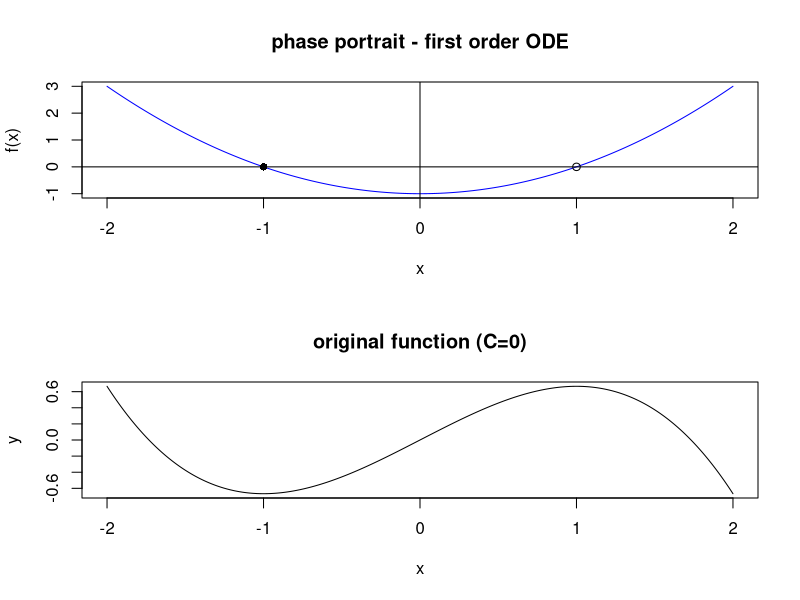
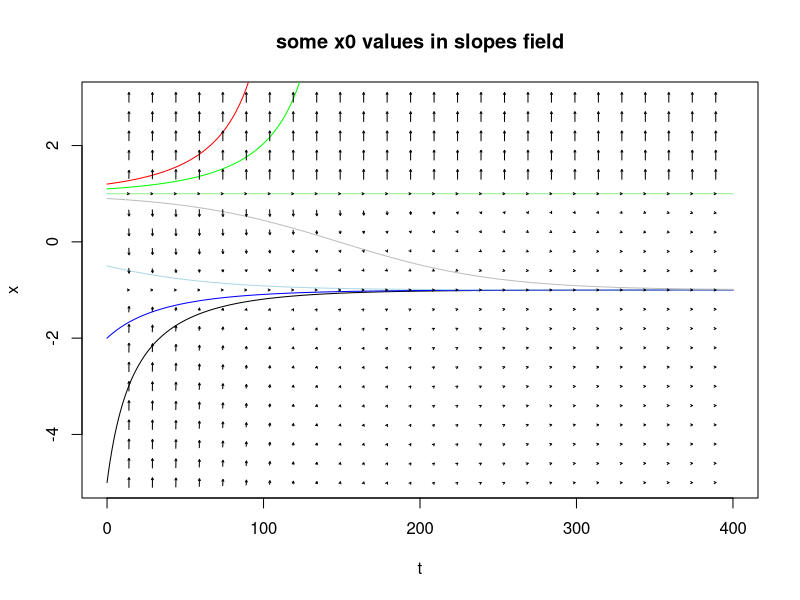
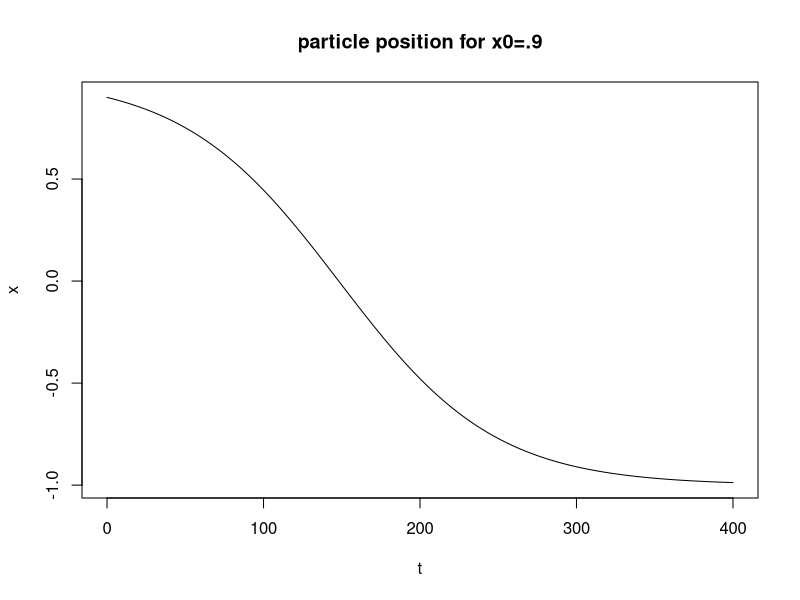

Source code (R) for these figures, in order:
## "Simple" ODE: (Example 2.2.1 of "Nonlinear Dynamics and Chaos", by S. Strogatz)

## This is just me trying to "wrap my head" around the concepts of ODE.
## Study the "Dynamics", starting as follows:

## The concept of a first order ODE system:
## in here, we consider then, the "x" position is the only one variable 
## that changes with the passing of time:
## I can draw how a particle will move following a line (the base function)
## with goo on it (which makes initial velocity irrelevant), with "potential"
## being here... Gravity in a sense...
## Note: Section 2.7 with the simile of "potentials" and "goo", 
## THAT really helped me understand what we were doing...

## Moreover, I do NOT need the equation (analytical solution) for the base
## function, because I can get a feeling of particle velocity from the 
## vector field.

## But then, I can also integrate numerically, which will help follow
## how a particle following a given function evolves over time...


## Supporting function for today: Draw a Phase Portrait:
draw_phase_portrait <- function(dot_x, x_min=-10, x_max=10, x_step = .01) {
  # if(is.null(dot_x)) return("Single ODE required")
  
  x_range <- seq(x_min, x_max, x_step)
  fun_df <- data.frame(x = x_range, d_x = sapply(x_range, dot_x))
  
  fixed_points_pos <- which(fun_df$d_x==0)
  
  
  
  plot(fun_df, 
       ylab="f(x)",
       type="l", col="blue", main="phase portrait - first order ODE")
  ## Axis help understand the visualization in these cases:
  abline(h=0)
  abline(v=0)
  ## fixed_points:
  if(length(fixed_points_pos) > 0) {
    ## We need to differentiate the STABLE from UNSTABLE points
    ## Stable will be "full points"
    points_types <- rep(1, length(fixed_points_pos))
    # print(points_types)
    for(pos_index in 1:length(fixed_points_pos)) {
      if(fixed_points_pos[pos_index] == 1) { ## i.e. first entry in range:
        if(fun_df[2, 2] < 0) points_types[pos_index] <- 16
      } else {
        if(fun_df[fixed_points_pos[pos_index]-1, 2] > 0) points_types[pos_index] <- 16
      }
    }
    points(fun_df[fixed_points_pos,], pch=points_types) ## That's OK as a start
  }
    
  
}

## Let's use first the Euler method for showing what really happens then:
# x_n+1 = x_n + f(xn)*delta(t), for t very small ideally.
generate_particle_positions_for_x0 <- function(x0, fun_x, n_steps=400, time_step=0.01) {
  particle_positions <- data.frame(t=0, x=x0)
  xn <- x0
  for(i in 1:n_steps) {
    x_n_plus_1 <- xn + dot_x(xn) * time_step
    particle_positions <- 
      rbind(particle_positions,
            data.frame(t=i,x=x_n_plus_1))
    xn <- x_n_plus_1
  }
  particle_positions
}


## For each position, we gather the slope, which is...
## the value of the derivative at that point! Of course.
generate_particle_slopes_for_x0 <- function(x0, dot_x, n_steps=400, time_step=0.01) {
  particle_slopes <- data.frame(t=0, slope=dot_x(x0))
  xn <- x0
  for(i in 1:n_steps) {
    x_n_plus_1 <- xn + dot_x(xn) * time_step
    particle_slopes <- 
      rbind(particle_slopes,
            data.frame(t=i,slope=dot_x(xn)))
    xn <- x_n_plus_1
  }
  particle_slopes
}

## Now to generate the field, we need many "points" to be drawn as small slopes...
generate_time_slopes_field <- function(dot_x, x0_seq=seq(-5, 3, 0.4), time_range=c(0, 4), time_step=0.01) {
  slopes_df <- NULL
  radius <- 0.1
  for(x0 in x0_seq) {
    t_slopes <- generate_particle_slopes_for_x0(x0, dot_x, n_steps=400, time_step = 0.01)
    t_slopes <- t_slopes[1:nrow(t_slopes) %% 15 == 0,]
    if(x0 == 0.9) head(t_slopes)
    for(t_time in 1:nrow(t_slopes)) {
      arrows(radius*cos(atan(t_slopes[t_time, "slope"])+pi)+t_slopes[t_time, "t"],
             radius*sin(atan(t_slopes[t_time, "slope"])+pi)+x0,
             radius*cos(atan(t_slopes[t_time, "slope"]))+t_slopes[t_time, "t"],
             radius*sin(atan(t_slopes[t_time, "slope"]))+x0, 
             length = 0.2*radius)
    }
    
  }
}


## Integrating the example, we are talking about a particle that moves in space
## following:
## f(x) = -1/3x^3+x+C

## original function: Integral of -x^2+1 is:
orig_fun <- function(x, const_C=0) {
  -(x^3)/3+x+const_C
}

## So, derived, we get:
dot_x <- function(x) x^2-1
## Which SHOULD be coherent with ODE:
## d(x)/d(t)-x^2+1=0

par(mfrow=c(2,1)) ## We're going to watch both the function and its ODE

x_min <- -2 ; x_max <- 2

## Visualizing THAT first, you can tell, a particle or liquid around x=-1
## (or to the left of x=1) will tend to stabilize ("fall") towards x=-1 and STOP.
## THAT IS, the particle's VELOCITY at x = -1 will be 0.
## Same for x=1 in fact! But right AROUND x=1, the particle will ACCELERATE
## Because x=1 is UNSTABLE equilibrium.
##
## You can also tell, visually:
## A particle "standing" at 1.1 will fall to the right, accelerating
##
## NOW:
## Suppose Vector field: how fast does a particle move (given by x')?
## x' = x^2-1      (Example 2.2.1)

## I gathered the original function by doing the corresponding transformations:
## Example 2.2.1 becomes:
## d(x)/d(t)-x^2+1=0
## Which tells us, then, by integrating (analytically, that one is easy):
## f(x) = -1/3x^3+x+C

## Graphically, we know that:
## Particle will move slower when x' = 0.

## Fixed points (x'=0) in this case are: x in (-1, 1)
## x=-1 is locally stable equilibrium,
## x=1 is locally unstable equilibrium.
## I'll make sure to distinguish equilibrium types visually as in the book, i.e.
## using "full dots" for stable, "empty circles" for unstable.

## Let's try to draw a "phase portrait" for this x' = f(x)
draw_phase_portrait(dot_x, x_min, x_max)

## Now, clarification: on a phase portrait:
## The "flow" is to the right when dx > 0, to the left when dx < 0.

orig_seq <- seq(x_min, x_max, 0.01)
orig_points <- data.frame(x=orig_seq, y=orig_fun(orig_seq, 0))
plot(orig_points, type="l", main="original function (C=0)")
# abline(h=0)
orig_points[which(round(orig_points$y, 2) == 0),]





## We shall circle back to this value here...
x0 <- (1+sqrt(5))/2
# abline(v=x0, col="grey")
# abline(h=x0, col="grey")


## With fun_x our ODE, we can actually observe behaviour...
## Even without the original integrated function :D
particle_positions1 <- generate_particle_positions_for_x0(-5, fun_x)
particle_positions2 <- generate_particle_positions_for_x0(-2, fun_x)
particle_positions3 <- generate_particle_positions_for_x0(-.5, fun_x)
particle_positions4 <- generate_particle_positions_for_x0(.9, fun_x)
particle_positions5 <- generate_particle_positions_for_x0(1, fun_x)
particle_positions6 <- generate_particle_positions_for_x0(1.1, fun_x)
particle_positions7 <- generate_particle_positions_for_x0(1.2, fun_x)


## SO:
# par(mfrow=c(2,1))

# plot(orig_points, type="l", main="original function (C=0)")
# abline(h=0)
# orig_points[which(round(orig_points$y, 2) == 0),]

par(mfrow=c(1,1))
plot(particle_positions1, 
     ylim = c(-5, 3),
     type="l",
     main="some x0 values in slopes field",
     col="black")
lines(particle_positions2, col="blue")
lines(particle_positions3, col="lightblue")
lines(particle_positions4, col="grey")  
lines(particle_positions5, col="lightgreen")  
lines(particle_positions6, col="green")  
lines(particle_positions7, col="red")  

generate_time_slopes_field(dot_x)
# abline(h=1, lty = 3)

plot(particle_positions4, 
     # ylim = c(-5, 10),
     type="l",
     col="black",
     main="particle position for x0=.9")
orig_fun(1)



## I should stop right there!

## That's coherent, but now something bothers me A LOT!!
## Now, why on EARTH is this all somehow related to the Golden Ratio???
golden_ratio <- (1+sqrt(5))/2
orig_fun(golden_ratio, 0)

## OK, now what would be the behaviour of this ODE for a given x0?
generate_ODE_observations <- function(x0, dot_x, n_steps=10) {
  next_x = dot_x(x0)
  df <- data.frame(x = x0, next_x=next_x)
  
  for(i in 1:(n_steps-1)) {
    new_next_x = round(dot_x(next_x), 10)
    df <- rbind(df,
                data.frame(x = next_x, next_x=new_next_x))
    next_x <- new_next_x
  }
  
  df
}


x0 <- golden_ratio-.001
# x0 <- golden_ratio+.001
final_df <- data.frame(x = x0,
                       y = generate_ODE_observations(x0, dot_x, n_steps = 100))
last_n_steps <- 10
final_df[(nrow(final_df)-last_n_steps):nrow(final_df), ]
